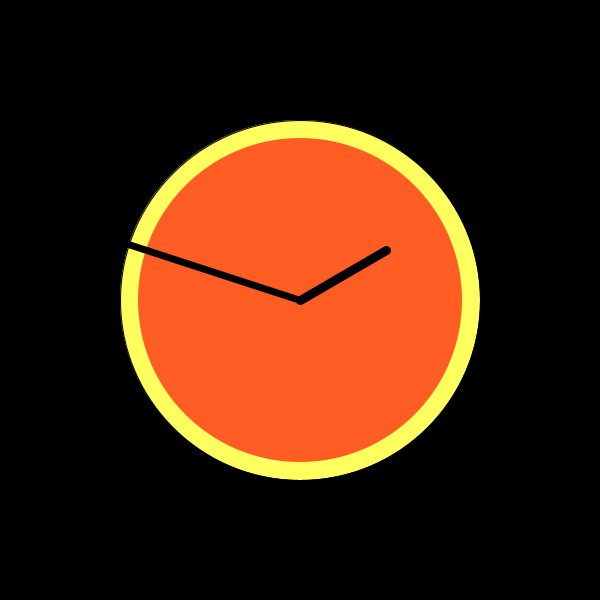
Frame 1 (no input)
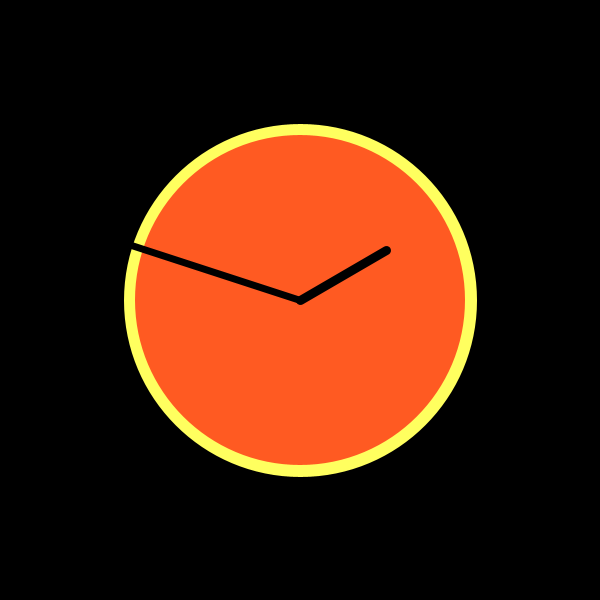
Frame 60 (the mouse pressed at the canvas centre just before this capture)
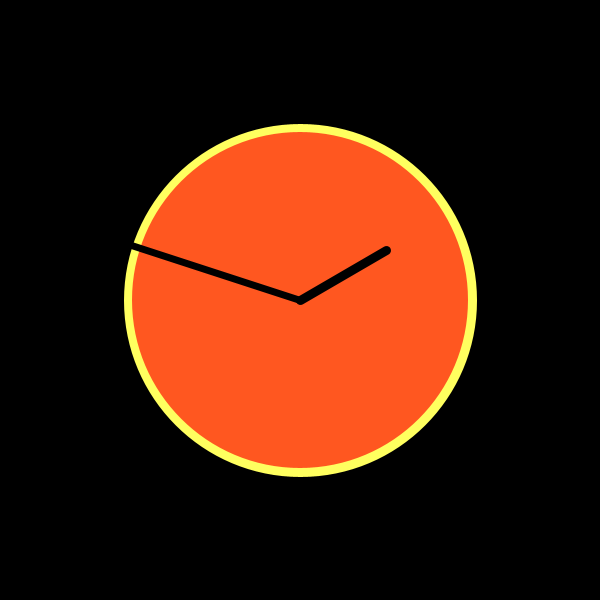
Frame 120 (the mouse held since frame 60 and released just before this capture)

The Processing sketch that drew these frames (run headless with seeded random() and noise(); from frame 60 on, the mouse is pressed at the canvas centre):

// Processing sketch: processing_40516
// ── processing_40516.pde

int hours;
int minutes;
int seconds;
  
void setup() {
  size(600, 600);
  background(0);

}

void draw() {
 
 hours = hour(); 
 minutes = minute();
 seconds = second();
    
  if(hours > 12) {
   hours -= 12; 
  }
 
 //clock face 
 fill(255, 255, 95);
 ellipse(300, 300, 360, 360);
 translate(300,300);
 rotate(radians(90));

 //pulsing seconds
 for (int seconds=0; seconds < 59; seconds++);
    fill(255, 0, 0, 3*seconds);
    noStroke();
    ellipse(0, 0, 6*seconds, 6*seconds);
  
  //hour hand
  strokeWeight(9);
  stroke(0);
  pushMatrix();
  rotate(radians(30*hours));  
  line(0,0, -100,0);
  popMatrix();
  
  //minute hand
  strokeWeight(7);
  stroke(0);
  pushMatrix();
  rotate(radians(6*minutes));
  line(0,0, -180,0);
  popMatrix();
 
  
}
